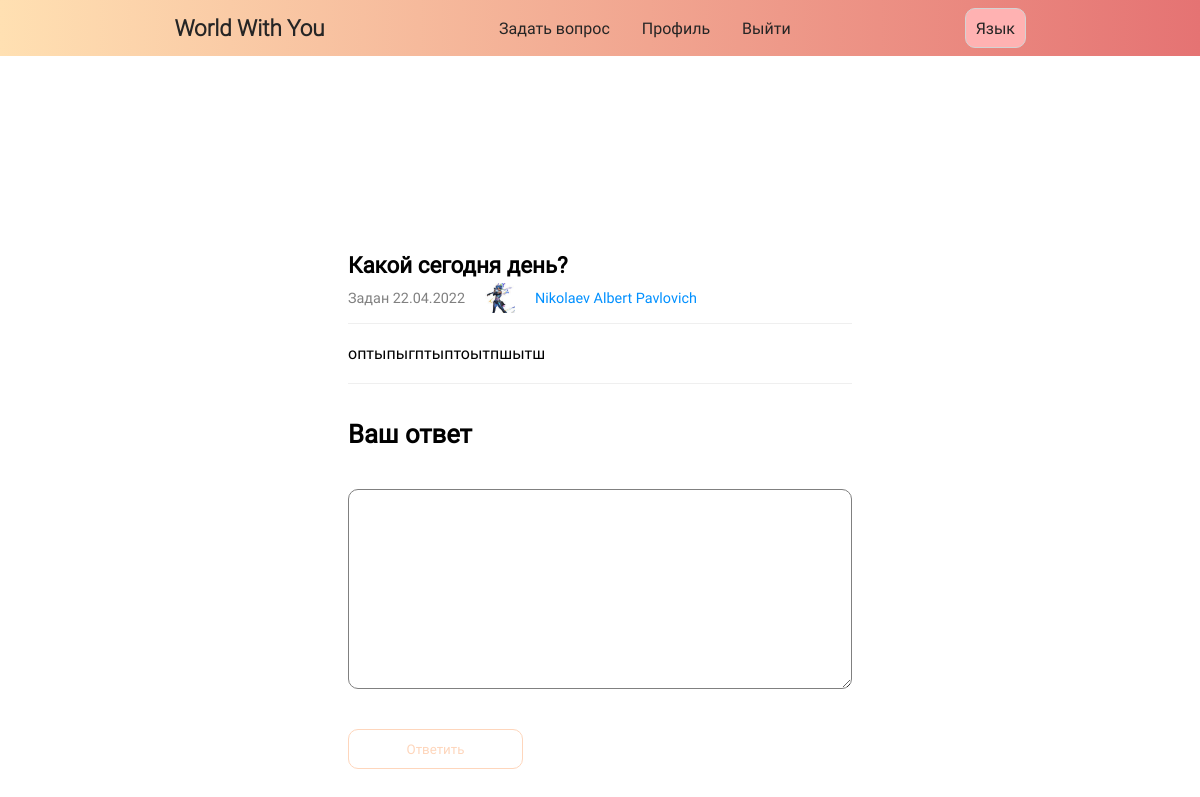
Page /homeforum/RU/10/test header of question №10 (signed in) on the earlier database version.
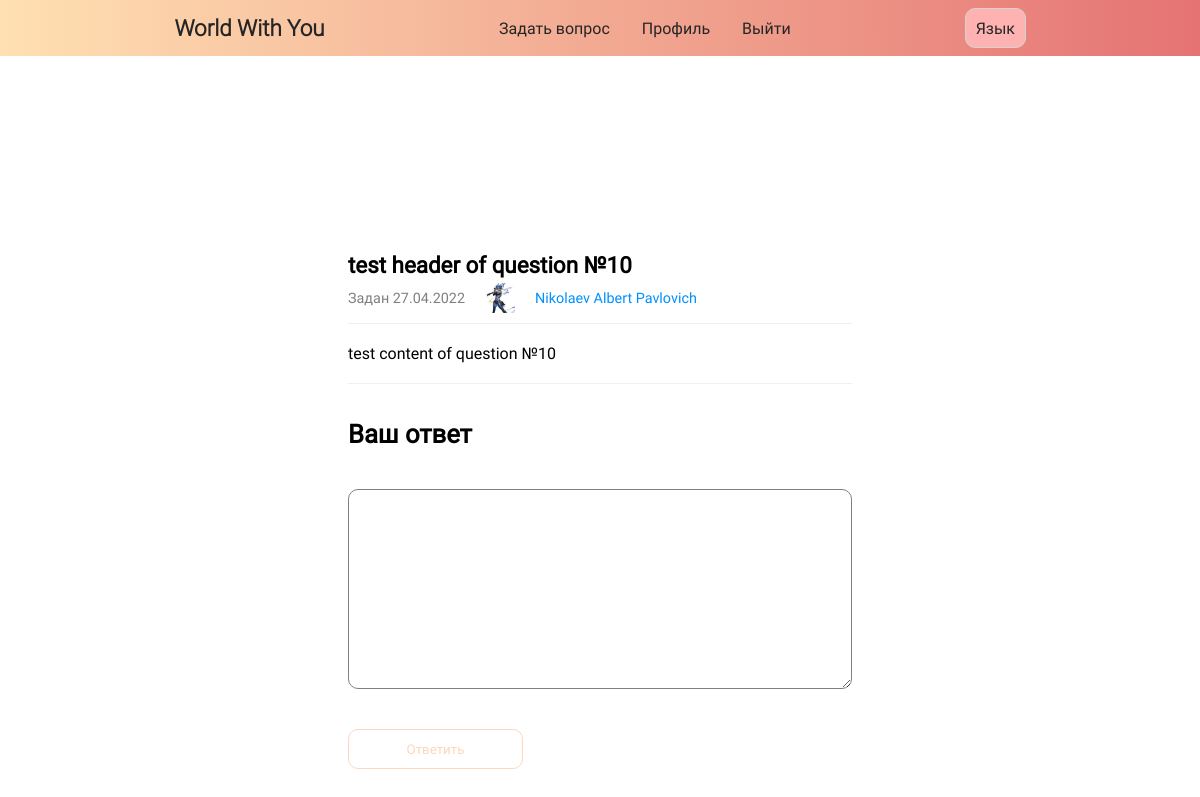
Same page on the later database version.
### data/topics.py (models this page shows)
class Topics(SqlAlchemyBase):
    __tablename__ = 'topics'
    id = sqlalchemy.Column(sqlalchemy.Integer, primary_key=True, autoincrement=True)
    header = sqlalchemy.Column(sqlalchemy.String, nullable=True)
    content = sqlalchemy.Column(sqlalchemy.String, nullable=True)
    created_at = sqlalchemy.Column(sqlalchemy.DateTime, default=datetime.datetime.now)
    user_id = sqlalchemy.Column(sqlalchemy.Integer, sqlalchemy.ForeignKey("users.id"))
    photo_id = sqlalchemy.Column(sqlalchemy.Integer, sqlalchemy.ForeignKey("photos.id"))
    user = orm.relationship('User')
    photos = orm.relationship('Photos')

### views.py (the view)
@login_required
def sometopic(id_topic, name_topic, lang=global_lang_of_site):
    global_lang_of_site = lang
    db_sess = db_session.create_session()
    topic = db_sess.query(Topics).filter(Topics.id == id_topic).first()
    user = work_with_date_users(db_sess.query(User).all())
    return render_template('topic.html', topics=topic, user=user, flag=FLAG,
                           list_lang_site=list_lang_site, lang_now=lang)

### add_to_data.py (called while the page is built)
def work_with_date_users(list_of_ex):
	slovar = {}
	for i in list_of_ex:
		slovar[i.id] = [i.surname, i.name, i.patronymic, i.ava_photo, i.email]
	return slovar

### data/db_session.py (called while the page is built)
def create_session() -> Session:
    global __factory
    return __factory()

### main.py (called while the page is built)
@login_manager.user_loader
def load_user(user_id):
    db_sess = db_session.create_session()
    return db_sess.query(User).get(user_id)

### templates/topic.html (shortened to what this page needs)
{% extends "base.html" %}
{% block links %}
<link rel="stylesheet" href="{{ url_for('static', filename='css/index.css') }}">
<link rel="stylesheet" href="{{ url_for('static', filename='topic.css')}}">
{% endblock %}
{% block content %}
<div class="topic__wrapper">
  <div class="topic__data">
    <span class="topic__header">{{topics.header}}</span>
    <div class="user__data">
      <span class="topic__datetime">{{ list_lang_site[lang_now][22] + topics.created_at.strftime(' %d.%m.%Y')}}</span>
      {% if user[topics.user_id][-2] %}
      {% else %}
      <img alt="" class="user__logo">
      {% endif %}
      <a href="{{ url_for('profil', username=user[topics.user_id][-1]) }}" class="user__link">{{ ' '.join(user[topics.user_id][:-2]) }}</a>
    </div>
  </div>
  <span class="topic__text">{{ topics.content }}</span>
  <form action="">
    <span>{{ list_lang_site[lang_now][23] }}</span>
    <textarea name=""></textarea>
    <input class="add__btn" type="submit" value={{list_lang_site[lang_now][24]}}>
  </form>
</div>
{% endblock %}

Differences in the rows shown:
changed Topics: header "Какой сегодня день?" → "test header of question №10"; created_at "Задан 22.04.2022" → "Задан 27.04.2022"; content "оптыпыгптыптоытпшытш" → "test content of question №10"
